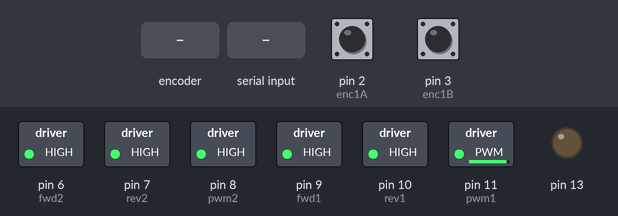
Recording of a sketch running on a simulated Arduino Uno, built with avr-gcc and run on an emulated ATmega328P. On the bench: switched loads named in the sketch (green lamp = pin HIGH), output pins drawn as LEDs (lit = HIGH). Inputs (shaded band) come from the test bench; at power-on: pin 2 (enc1A) HIGH, pin 3 (enc1B) HIGH.

Above: at 1.2 s.
1.3 s: rotary encoder on pin 2 (enc1A) / pin 3 (enc1B) turned 1 step (first pin leading)
At 1.66 s:
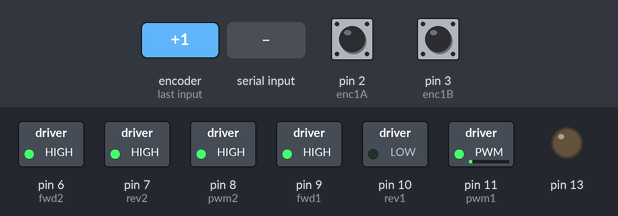
4.3 s: "90,45,200\n" received over Serial
At 4.48 s:
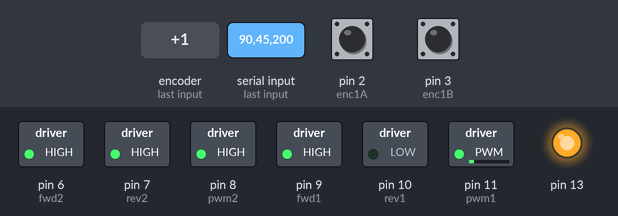
7.3 s: rotary encoder on pin 2 (enc1A) / pin 3 (enc1B) turned 1 step (first pin leading)
10.3 s: "30,150,10\n" received over Serial
At 10.76 s:
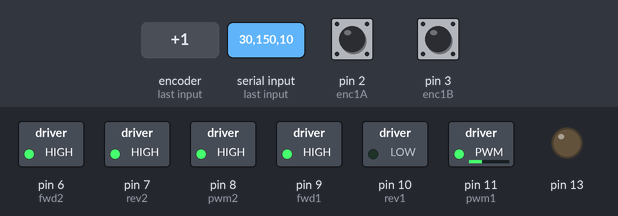
13.3 s: rotary encoder on pin 2 (enc1A) / pin 3 (enc1B) turned 1 step (first pin leading)
16.3 s: "90,45\n" received over Serial
At 16.64 s:
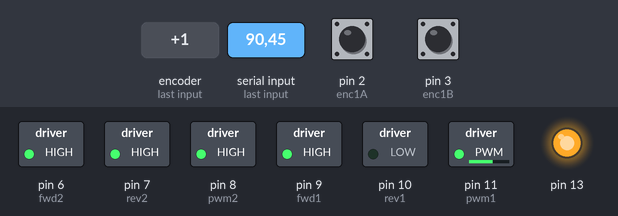
Timing chart, 0 to 22.7 s (numbered marks = the images above; inputs shaded):
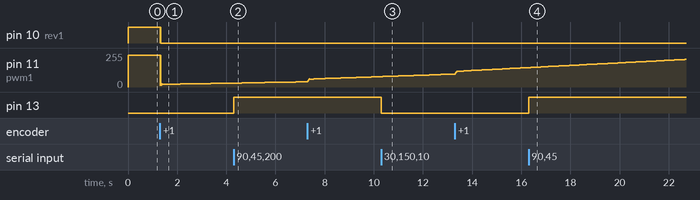

Measured:
- after the input at 1.3 s, pin 10 (rev1): HIGH → LOW at once, → HIGH 0.01 s later, → LOW 0.02 s later
- after the input at 4.3 s, pin 13: LOW → HIGH at once
- after the input at 10.3 s, pin 13: HIGH → LOW at once
- after the input at 16.3 s, pin 13: LOW → HIGH at once

The sketch:

motor_pos_vel.ino
```cpp
// 1 rev = 2400 pulse
// vin == 6.1-6.4 volt daya motor
// tipe motor RS775, tanpa gearbox
// motor steering 1425.2 pulse/rev (4*
/*
sensor-sensor (untuk simulasi):
- compass (CMPS12) : theta (sudut kendaraan)
- encoder motor steering  :  alpha (sudut steering relatif terhadap sudut kendaraan)
- encoder motor penggerak : Vs / speed (kecepatan kendaraan)
- GPS : pos[0] (posisi aktual kendaraan (x,y))
- kamera : roadError (posisi kendaraan terhadap jalan)
sensor" lain
- subsistem deteksi objek
- sensor
*/
#include "ext_lib.h"
#define pulseToAngleSteer 360/1425.2
#define pulseToMeter 4/300
double v1_f =0, v2_f=0;
int temp1=0;

void setup() {
  sp_v2 = 0;
//  pos1=20000;
//  sp_pos = 20000;

  Serial.begin(115200);
  pinMode(13, OUTPUT);

  //posisi motor Steering
  pinMode(enc1A,INPUT_PULLUP);
  pinMode(enc1B,INPUT_PULLUP);
  attachInterrupt(digitalPinToInterrupt(enc1A), ISR_INT0, CHANGE);
  attachInterrupt(digitalPinToInterrupt(enc1B), ISR_INT1, CHANGE);

  //kecepatan sensor HAL
  pinMode(enc2A,INPUT_PULLUP);//_PULLUP);
  pinMode(enc2B,INPUT_PULLUP);//_PULLUP);
  attachInterrupt(digitalPinToInterrupt(enc2A), ISR_INT3, CHANGE);
  attachInterrupt(digitalPinToInterrupt(enc2B), ISR_INT4, CHANGE);

  // set timer 4(D6,D7,D8)/ motor2 divisor to
  //  8 for PWM frequency of  3921.16 Hz

//  TCCR4B = TCCR4B & B11111000 | B00000010;
  //motor1
  pinMode(rev1, OUTPUT);
  pinMode(fwd1, OUTPUT);
  pinMode(pwm1, OUTPUT);
  //motor2
  pinMode(rev2, OUTPUT);
  pinMode(fwd2, OUTPUT);
  pinMode(pwm2, OUTPUT);


//  sp_pos = 1200;
//  sp_v2 = 100;
//  pos1 = 1200; //+27.5
//  v1 = 70; //1.6
//  v2 = 100; // 2.67
//  temp_pos1 = float(pos1)*55/2400;
//  temp_v1 = float(v1)*55/2400;
//  temp_v2 = float(v2)*4/150;
//  motor_power(pwm2, rev2, fwd2, 90);
//
//  motor_power(pwm1, rev1, fwd1, 90);
    motor_power(pwm2, rev2, fwd2, 0);
    motor_power(pwm1, rev1, fwd1, 0);
}
int ramp=0;
void loop() {

  //read/write command from PC
  Serial_IO();
  if (ramp==1 && millis() - last_delay>=40){
    last_delay = millis();
    if (servoTarget>sp_pos){
      sp_pos+=1;
    } else if (servoTarget<sp_pos){
      sp_pos-=1;
    }
  }

  if (millis() - last_pid1>=TS1){
    last_pid1 = millis();
    pidPosisi();
    motor_power(pwm1, rev1, fwd1, pwmPos);
//    if (abs(sp_pos-pos1)>=5){
////      pidKecPos();
////      motor_power(pwm1, rev1, fwd1, pwmSpeedPos);
//      motor_power(pwm1, rev1, fwd1, pwmPos);
//    }
//    else {
////      sumErrPos = 0;
////      motor_power(pwm1, rev1, fwd1, 0);
//    }

  } // end of position pid

  if (millis() - last_pid2>=TS2){
    last_pid2 = millis();
    pidKecepatan();

    motor_power(pwm2, rev2, fwd2, pwmSpeed2);
  } // end of speed pid

//  if (millis() - last_print>=21){ //101
//    last_print = millis();
////    Serial.print(pos1*pulseToAngleSteer);//*pulseToAngleSteer
////    Serial.print('\t');
////
////    Serial.print(sp_pos*pulseToAngleSteer);//*360/2400);
////    Serial.print('\t');
//
////    Serial.print((sp_pos-pos1)*pulseToAngleSteer);//*360/2400);
////    Serial.print(v1);
////    Serial.print('\t');
////    Serial.print(pwmPos);
////    Serial.print('\t');
//
////    Serial.print(pos2);
////    Serial.print('\t');
//float speed1 =float(v2)*pulseToMeter ;
//float t_speed1 = float(sp_v2)*pulseToMeter;
//    Serial.print(speed1,2);
//    Serial.print('\t');
//    Serial.print(t_speed1,2);
//    Serial.print('\t');
////    Serial.print(pwmSpeed2);
//    Serial.print('\n');
//  }

}


void Serial_IO(){
  if (Serial.available()>0) {
    char inChar = Serial.read();
    if (inChar=='p'){
      Serial.print(pos1); // pos1 //sp_pos
      Serial.print(';');
      Serial.print(v2); //v2 //sp_v2real speed
      Serial.print(';');

    } else {
      if (isDigit(inChar) || inChar=='.' || inChar=='-') {
        // convert the incoming byte to a char and add it to the string:
        inString += (char)inChar;
      } else if (inChar == '\n') {
        inByte = inString.toInt();
        inString = "";
      } else if (inChar == 'a'){
        servoTarget = inString.toInt();
        ramp=0;
        sp_pos = servoTarget;
        inString = "";
      } else if (inChar == 't'){
        servoTarget = inString.toInt();
        ramp=1;
        inString = "";
      } else if (inChar == 'v'){
        servoSpeed = inString.toInt();
        sp_v2 = servoSpeed;
        inString = "";
      } else if (inChar == 'q'){
        temp1 = inString.toInt();
        Kps = float(temp1)/100;
        inString = "";
      } else if (inChar == 'w'){
        temp1 = inString.toInt();
        Kis = float(temp1)/100000;
        inString = "";
      } else if (inChar == 'e'){
        temp1 = inString.toInt();
        Kds = float(temp1)/10;
        inString = "";
      }
      if (inByte>500){
        dig=1;
      } else if (inByte>100){
        dig=0;
      }
      digitalWrite(13, dig);
    }
  }
}


//if (millis()>500 && millis()<1500){
//    motor_power(pwm1, rev1, fwd1, 150);
//    temp1 = 100;
//  } else if (millis()>=1500 && millis()<2500){
//    motor_power(pwm1, rev1, fwd1, 0);
//    temp1 = -100;
//  } else if (millis()>=4000 && millis()<5000){
//    motor_power(pwm1, rev1, fwd1, -100);
//    temp1 = -100;
//  } else {
//    motor_power(pwm1, rev1, fwd1, 0);
//    temp1=0;
//  }
//  if (millis() - last_print>=7 && millis()<6500){
//    last_delay = millis();
//    Serial.print(temp1);
//    Serial.print('\t');
//    Serial.print(pos1);
//    Serial.print('\n');
//  }
```

PID.h
```cpp
#define Kpvs 0.25//0.05//0.1

//float Kps=0.27;//0.32//0.95 27
//float Kis=0.00008;//4//0.00045
////float Kds=25;
//float Kps=0.27;//0.32//0.95 27
//float Kis=0.00021;//4//0.00045
//float Kds=28;

//float Kps=0.75;//0.32//0.95 27 47 67
//float Kis=0.00041;//21;//4//0.00045
//float Kds=19;

float Kps=5.0;//0.32//0.95 27 47 67 4.5
float Kis=0.0008;//91;//21;//4//0.00045
float Kds=30;//14; 55

//float Kps=0.7;//0.32//0.95 27 47 67
//float Kis=0.00151;//21;//4//0.00045
//float Kds=17;
//
#define Kpv 1.8//3.2//1.5//3.2
#define Kiv 0.0009//0.003//0.011
#define Kdv 0.0//0
#define Kpv2 1.5//3.2//1.5//3.2
#define Kiv2 0.0016//0.003//0.011
#define Kdv2 0.0//0

//#define Kpv2 1.2 //20.2
//#define Kiv2 0.0009//0.055 //0.04
//#define Kdv2 0.0


// PID Variable
long sumErrPos=0;
long schedule_pos = 950;
long pos1=0;
long v1=0,
    last_pos1=0, last_v1=0,
     errPos=0,
    err_v1=0, err_v2=0,
    sumErrVel=0, sp_pos=0,
     lastErrPos=0;
//pidkecpos
long last_pos2=0,sumErrVel2=0;
long pos2=0;
int  maxErrorV = 30,
    v2 = 0, err_vB1=0, err_vB2=0,
    sp_v2=0, sp_vs = 0;

int pwmPos=0,pwmSpeedPos=0;
int pwmSpeed2 = 0,
    pwmSpeed = 0,
    max_vs=40,
    max_vs1=50,
    max_vs2=50;
//end of PID variable

void threshold(int *pwmval, int maxValue){
  if (*pwmval > maxValue){
    *pwmval = maxValue;
  } else if (*pwmval < -maxValue){
    *pwmval = -maxValue;
  } else
    *pwmval = *pwmval;
}

void pidKecepatan(){

  v2 = pos2 - last_pos2;
  last_pos2 = pos2;

  err_vB1 = sp_v2 - v2;
  if ( (err_vB1<-1*maxErrorV && sp_v2>0) || (err_vB1>maxErrorV && sp_v2<0) ){
    pwmSpeed2 = 0;
  } else {
//    if (sp_v2==0 && err_vB1==0)
//      sumErrVel2=0;
//    if ( (Kpv2*err_vB1>-maxPWM)&& (Kpv2*err_vB1<maxPWM)){
//      sumErrVel2 = sumErrVel2 + err_vB1;
//    }
    sumErrVel2 = sumErrVel2 + err_vB1;
    //threshold(&sumErrVel2,(int) maxThrottle/(Kiv2*TS2));
    int temp_Pi2 = round( Kiv2*TS2*sumErrVel2);
    threshold(&temp_Pi2, round(0.8*maxPWM));

    pwmSpeed2 = round(Kpv2*err_vB1 + temp_Pi2 + Kdv2*(err_vB1 - err_vB2)/TS2);
    //if (pwmSpeed2>100){
      //pwmSpeed2 +=700;
    //}
  }
  if (pwmSpeed2>maxPWM)
    pwmSpeed2 = maxPWM;
  else if (pwmSpeed2<-maxPWM)
    pwmSpeed2 = -maxPWM;

  err_vB2 = err_vB1;
}


void pidKecPos(){
  v1 = pos1 - last_pos1;
  last_v1 = v1;
  last_pos1 = pos1;

  errPos = sp_pos - pos1;
  sp_vs = Kpvs*errPos;

  if (pos1>schedule_pos || pos1<-1*schedule_pos)
    max_vs = max_vs2;
  else
    max_vs = max_vs1;
  threshold(&sp_vs, max_vs);

  err_v1 = sp_vs - v1;
  if ( (Kpv*err_v1>-255)&& (Kpv*err_v1<255)){
    sumErrVel = sumErrVel + err_v1;
  }
  int temp_Pi = round( Kiv*TS1*sumErrVel);
  threshold(&temp_Pi, maxPWM);

  pwmSpeedPos = round(Kpv*err_v1 + temp_Pi + Kdv*(err_v1 - err_v2)/TS1);
  threshold(&pwmSpeedPos, maxPWM);
  err_v2 = err_v1;
}

void pidPosisi(){
  v1 = pos1 - last_pos1;
  last_pos1 = pos1;
  last_v1 = v1;
  errPos = sp_pos - pos1;

  if (Kps*errPos<255 && Kps*errPos>-255){
    sumErrPos = sumErrPos + errPos;
  }


  int temp_Pi = round( Kis*TS1*sumErrPos);
  threshold(&temp_Pi, 0.85*255);

  pwmPos = round(Kps*errPos + Kds*(errPos-lastErrPos)/TS1)+ temp_Pi;
  threshold(&pwmPos, 255);
  lastErrPos = errPos;
}

float pos1_f = 0, errPos1_f = 0, sp_pos_f,lastErrPos1_f=0;
void pidPosisi2(){
  pos1_f = pos1*(360/2400); // 1 rev = 360
  errPos1_f = sp_pos - pos1_f;
  if (Kps*errPos1_f<255 && Kps*errPos1_f>-255){
    sumErrPos = sumErrPos + errPos1_f;
  }

  int temp_Pi = (int)( Kis*TS1*sumErrPos);
  threshold(&temp_Pi, 0.8*maxPWM);

  pwmPos = (int)(Kps*errPos1_f + Kds*(errPos1_f-lastErrPos)/TS1)+ temp_Pi;
  threshold(&pwmPos, maxPWM);
  lastErrPos1_f = errPos1_f;
}

void motor_power(int pwmPin, int fwd, int rev, int power){
  int pwm_value;
  pwm_value=abs(power);
  if (pwm_value>255)
    pwm_value=255;
  if(power>5){
    digitalWrite(rev,LOW); // turn off
    digitalWrite(fwd,HIGH); // turn off
    analogWrite(pwmPin, pwm_value);
  } else if(power<-5){// && v2<2){
    digitalWrite(rev,HIGH); // turn off
    digitalWrite(fwd,LOW); // turn off
    analogWrite(pwmPin, pwm_value);
  }else{
    digitalWrite(fwd,HIGH); // turn off
    digitalWrite(rev,HIGH); // turn off
    analogWrite(pwmPin, 240);
  }
}
```

ext_lib.h
```cpp
#include "konstanta.h"
#include "PID.h"

void ISR_INT0(){
  int pinA,pinB;
  pinA=digitalRead(enc1A);
  pinB=digitalRead(enc1B);
  if(pinA==LOW && pinB==LOW){
    pos1--; // CCW
  } else if(pinA==LOW && pinB==HIGH){
    pos1++;
  }else if(pinA==HIGH&& pinB==LOW){
    pos1++; // CCW
  } else if(pinA==HIGH && pinB==HIGH){
    pos1--; // CCW
  }
}
void ISR_INT1(){
  int pinA,pinB;
  pinA=digitalRead(enc1A);
  pinB=digitalRead(enc1B);
  if(pinA==LOW && pinB==LOW){
    pos1++; // CCW
  } else if(pinA==LOW && pinB==HIGH){
    pos1--;
  } else if(pinA==HIGH&& pinB==LOW){
    pos1--; // CCW
  } else if(pinA==HIGH && pinB==HIGH){
    pos1++; // CCW
  }
}

void ISR_INT3(){
  int pinA,pinB;
  pinA=digitalRead(enc2A);
  pinB=digitalRead(enc2B);
  if(pinA==LOW && pinB==LOW){
    pos2--; // CCW
  } else if(pinA==LOW && pinB==HIGH){
    pos2++;
  }else if(pinA==HIGH&& pinB==LOW){
    pos2++; // CCW
  } else if(pinA==HIGH && pinB==HIGH){
    pos2--; // CCW
  }
}
void ISR_INT4(){
  int pinA,pinB;
  pinA=digitalRead(enc2A);
  pinB=digitalRead(enc2B);
  if(pinA==LOW && pinB==LOW){
    pos2++; // CCW
  } else if(pinA==LOW && pinB==HIGH){
    pos2--;
  } else if(pinA==HIGH&& pinB==LOW){
    pos2--; // CCW
  } else if(pinA==HIGH && pinB==HIGH){
    pos2++; // CCW
  }
}
float temp_pos1=0, temp_v1=0, temp_v2=0;
float K_pos1=55/2400, // 2 putaran utk 55 derajat
    K_v1 = 55/2400, // 2 putaran utk 55 derajat
    K_v2 = 4/150;//asumsi kecepatan maksimum 150 pulse per TS2 = 11.5k/sec
```

konstanta.h
```cpp
#define maxPWM 200


#define TS1 11
#define TS2 13

////////////
// PIN MODE
////////////
//Motor1
const char fwd1=9; // pin untuk kendali arah motor
const char rev1=10;
const char pwm1=11; // pin untuk pwm1

//Motor2
const char fwd2=6;//7; // pin untuk kendali arah motor
const char rev2=7;//6;
const char pwm2=8; // pin untuk pwm1

//encoder
const char enc1A=2;
const char enc1B=3;
const char enc2A=18;
const char enc2B=19;

////////////
// VARIABLE
////////////


//other variable
unsigned long last_print=0,
              last_delay=0,
              last_pid1=0,
              last_pid2=0;

String inString = "";
int inByte =0 , servoSpeed=0,
    servoPos=0, servoTarget=0,
    dig=0;
```
